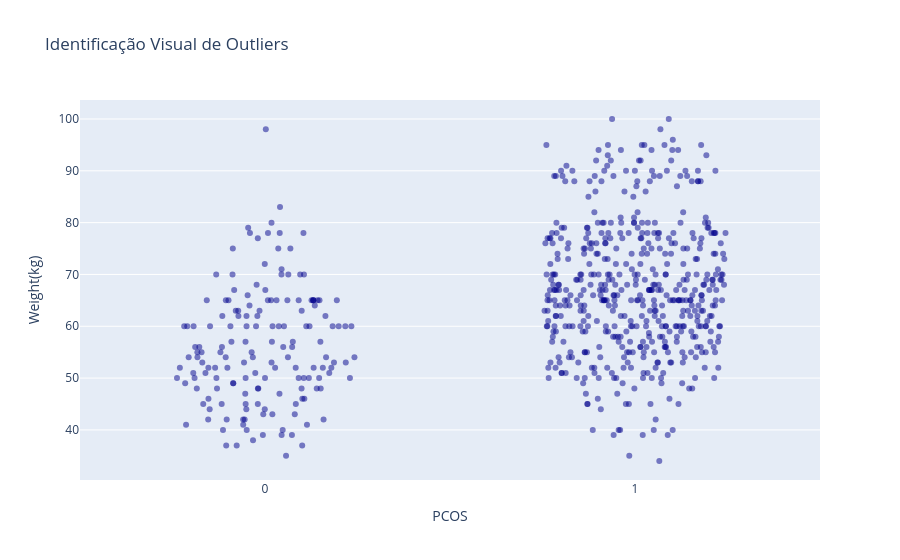
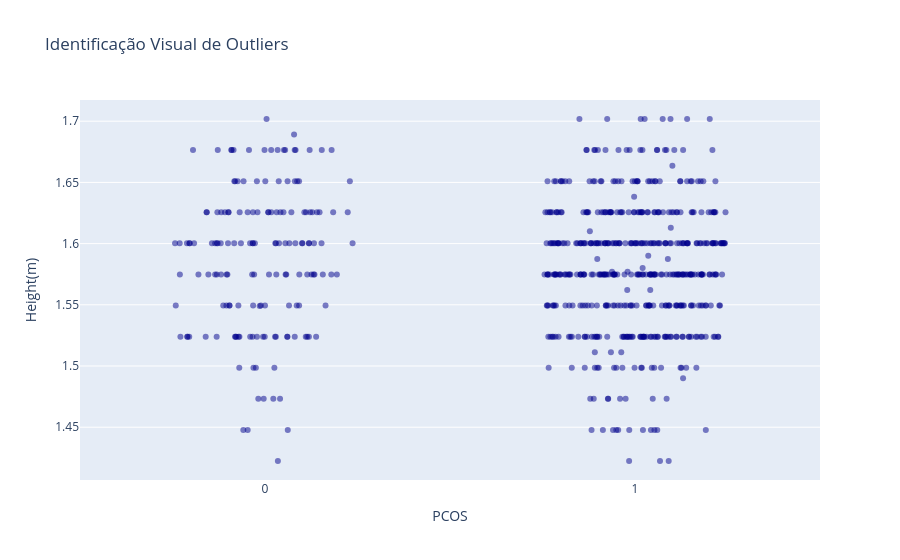
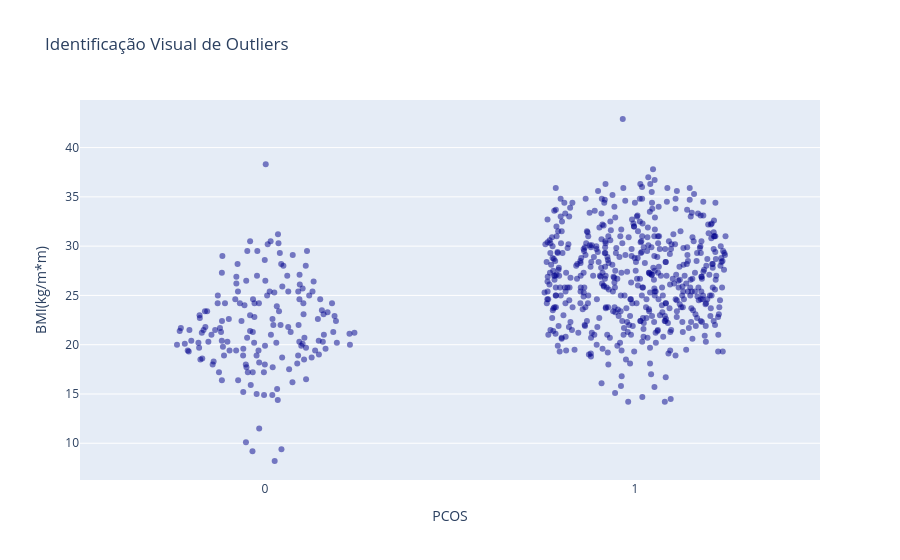

The notebook cell these images were saved under, in order:
### Code cell
#Para poder identificar os outliers nos gráficos (ver o valor de fato de cada um deles), eu vou plotar novamente gráficos 
#similares ao swarmplot, mas, desta vez, usando a biblioteca plotly porque eu consigo identificar os valores pelo hover do mouse.

for col in numeric_cols_names:
    fig = px.strip(
        dataset,
        x='PCOS',
        y=col,
        hover_data=[
            col
        ], 
        stripmode='overlay', 
        height=500,
        title='Identificação Visual de Outliers',
    )

    fig.update_traces(
        jitter=1.0,
        marker=dict(
        size=6,  
        opacity=0.5, 
        color='darkblue'
    ),)

    fig.show()

### Figure 1 — Plotly figure (JSON) as saved in the notebook; plotly's stock layout.template omitted (floating-point values rounded to 4 significant figures; data arrays with more than 128 entries replaced by an {"elided": "..."} marker saying what was removed)
{"data": [{"alignmentgroup": "True", "boxpoints": "all", "fillcolor": "rgba(255,255,255,0)", "hoveron": "points", "hovertemplate": "PCOS=%{x}<br>Weight(kg)=%{y}<extra></extra>", "jitter": 1, "legendgroup": "", "line": {"color": "rgba(255,255,255,0)"}, "marker": {"color": "darkblue", "opacity": 0.5, "size": 6}, "name": "", "offsetgroup": "", "orientation": "v", "pointpos": 0, "showlegend": false, "type": "box", "x": {"elided": "667 int values"}, "x0": " ", "xaxis": "x", "y": {"elided": "667 float values"}, "y0": " ", "yaxis": "y"}], "layout": {"autosize": true, "boxmode": "overlay", "legend": {"tracegroupgap": 0}, "title": {"text": "Identificação Visual de Outliers"}, "xaxis": {"anchor": "y", "autorange": true, "domain": [0, 1], "range": [-0.5, 1.5], "title": {"text": "PCOS"}, "type": "linear"}, "yaxis": {"anchor": "x", "autorange": true, "domain": [0, 1], "range": [30.33, 103.7], "title": {"text": "Weight(kg)"}, "type": "linear"}}}

### Figure 2 — Plotly figure (JSON) as saved in the notebook; plotly's stock layout.template omitted (floating-point values rounded to 4 significant figures; data arrays with more than 128 entries replaced by an {"elided": "..."} marker saying what was removed)
{"data": [{"alignmentgroup": "True", "boxpoints": "all", "fillcolor": "rgba(255,255,255,0)", "hoveron": "points", "hovertemplate": "PCOS=%{x}<br>Height(m)=%{y}<extra></extra>", "jitter": 1, "legendgroup": "", "line": {"color": "rgba(255,255,255,0)"}, "marker": {"color": "darkblue", "opacity": 0.5, "size": 6}, "name": "", "offsetgroup": "", "orientation": "v", "pointpos": 0, "showlegend": false, "type": "box", "x": {"elided": "667 int values"}, "x0": " ", "xaxis": "x", "y": {"elided": "667 float values"}, "y0": " ", "yaxis": "y"}], "layout": {"autosize": true, "boxmode": "overlay", "legend": {"tracegroupgap": 0}, "title": {"text": "Identificação Visual de Outliers"}, "xaxis": {"anchor": "y", "autorange": true, "domain": [0, 1], "range": [-0.5, 1.5], "title": {"text": "PCOS"}, "type": "linear"}, "yaxis": {"anchor": "x", "autorange": true, "domain": [0, 1], "range": [1.407, 1.717], "title": {"text": "Height(m)"}, "type": "linear"}}}

### Figure 3 — Plotly figure (JSON) as saved in the notebook; plotly's stock layout.template omitted (floating-point values rounded to 4 significant figures; data arrays with more than 128 entries replaced by an {"elided": "..."} marker saying what was removed)
{"data": [{"alignmentgroup": "True", "boxpoints": "all", "fillcolor": "rgba(255,255,255,0)", "hoveron": "points", "hovertemplate": "PCOS=%{x}<br>BMI(kg/m*m)=%{y}<extra></extra>", "jitter": 1, "legendgroup": "", "line": {"color": "rgba(255,255,255,0)"}, "marker": {"color": "darkblue", "opacity": 0.5, "size": 6}, "name": "", "offsetgroup": "", "orientation": "v", "pointpos": 0, "showlegend": false, "type": "box", "x": {"elided": "667 int values"}, "x0": " ", "xaxis": "x", "y": {"elided": "667 float values"}, "y0": " ", "yaxis": "y"}], "layout": {"autosize": true, "boxmode": "overlay", "legend": {"tracegroupgap": 0}, "title": {"text": "Identificação Visual de Outliers"}, "xaxis": {"anchor": "y", "autorange": true, "domain": [0, 1], "range": [-0.5, 1.5], "title": {"text": "PCOS"}, "type": "linear"}, "yaxis": {"anchor": "x", "autorange": true, "domain": [0, 1], "range": [6.272, 44.83], "title": {"text": "BMI(kg/m*m)"}, "type": "linear"}}}
